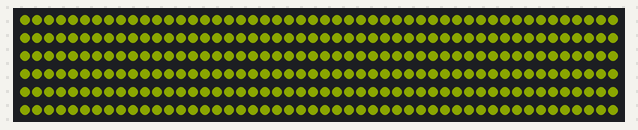
A sketch run on a simulated Arduino Uno, built with avr-gcc and run on an emulated ATmega328P. Parts: 300 RGB LEDs in strip order, left to right, continuing on the next row. Dim RGB values are drawn brighter than linear; colours are those a GRB WS2812 strip shows for the declared byte order.

Above: at 2.66 s.
At 9.5 s:
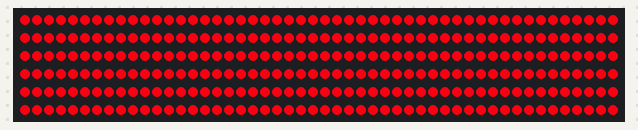
At 14.7 s:
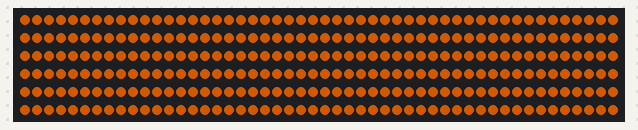
At 33.6 s:
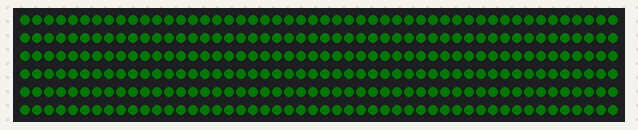

The sketch:

FastLED_Demos.ino
```cpp
//***************************************************************
// Breath effect  (pulse from hueA to hueB)
// Marc Miller, 2015
//***************************************************************
#include "FastLED.h"
#define LED_TYPE WS2812B
#define DATA_PIN 3
#define NUM_LEDS 300
CRGB leds[NUM_LEDS];

static float pulseSpeed = 0.1;  // Larger value gives faster pulse.

uint8_t hueA = 10;  // Start hue at valueMin.
uint8_t satA = 255;  // Start saturation at valueMin.
float valueMin = 10;  // Pulse minimum value (Should be less then valueMax).

uint8_t hueB = 360;  // End hue at valueMax.
uint8_t satB = 255;  // End saturation at valueMax.
float valueMax = 255;  // Pulse maximum value (Should be larger then valueMin).

uint8_t hue = hueA;  // Do Not Edit
uint8_t sat = satA;  // Do Not Edit
float val = valueMin;  // Do Not Edit
uint8_t hueDelta = hueA - hueB;  // Do Not Edit
static float delta = (valueMax - valueMin) / 2.35040238;  // Do Not Edit


//---------------------------------------------------------------
void setup(){
  delay(1000);  // Power-up delay
  //Serial.begin(57600);  // Allows serial monitor output (check baud rate)
  FastLED.addLeds<LED_TYPE,DATA_PIN>(leds, NUM_LEDS).setCorrection(TypicalLEDStrip);
}


//---------------------------------------------------------------
void loop(){
  float dV = ((exp(sin(pulseSpeed * millis()/2000.0*PI)) -0.36787944) * delta);
  val = valueMin + dV;
  hue = map(val, valueMin, valueMax, hueA, hueB);  // Map hue based on current val
  sat = map(val, valueMin, valueMax, satA, satB);  // Map sat based on current val

  for (int i = 0; i < NUM_LEDS; i++) {
    leds[i] = CHSV(hue, sat, val);
  }
  FastLED.show();
  FastLED.delay(20);

  //Serial.print("FPS: "); Serial.println(LEDS.getFPS());   // Display FPS in serial monitor
}  // ----End main loop----
```
